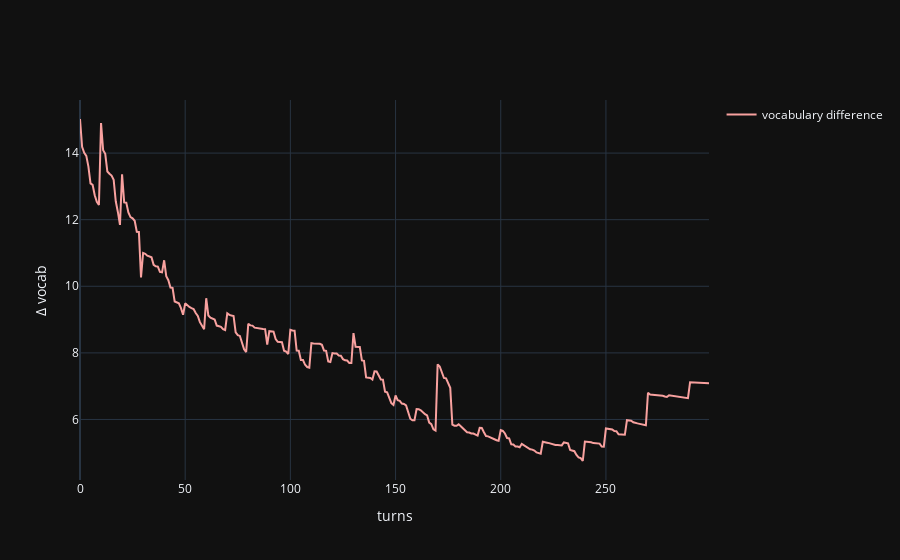

The code cell stored with this chart in its notebook:
### Code cell
fig = plot(vocab_dif.numpy(), 'vocabulary difference')
fig.update_layout(
    # title='Dyadic interaction in a random environment with novel words introduced',
    yaxis_title='Δ P(w|m)',
    xaxis_title='turns'
)
fig.show()

### Figure 1 — Plotly figure (JSON) as saved in the notebook; plotly's stock layout.template omitted (floating-point values rounded to 4 significant figures; data arrays with more than 128 entries replaced by an {"elided": "..."} marker saying what was removed)
{"data": [{"legendgroup": "vocabulary difference", "line": {"color": "#F8A19F"}, "mode": "lines", "name": "vocabulary difference", "showlegend": true, "x": {"elided": "300 int values"}, "y": {"elided": "300 float values"}, "type": "scatter"}], "layout": {"yaxis": {"title": {"text": "Δ vocab"}}, "xaxis": {"title": {"text": "turns"}}}}
